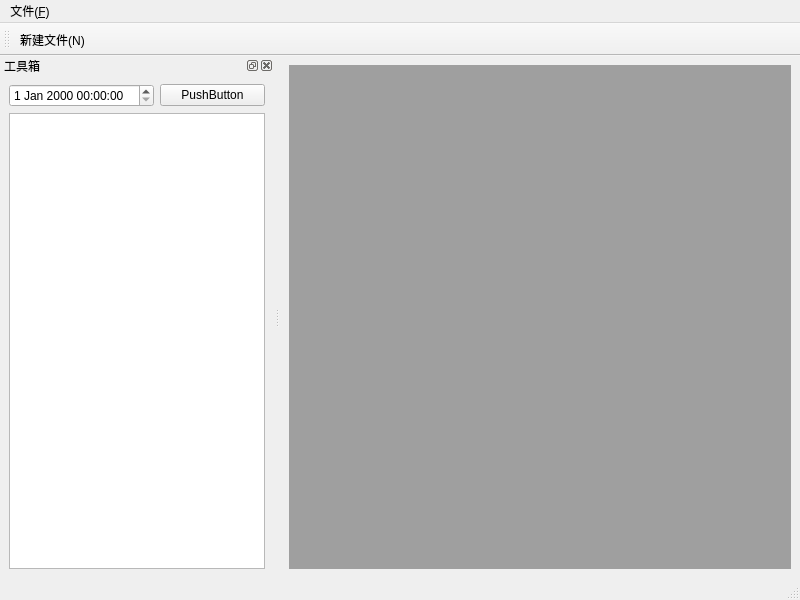
<?xml version="1.0" encoding="UTF-8"?>
<ui version="4.0">
 <class>MainWindow</class>
 <widget class="QMainWindow" name="MainWindow">
  <property name="geometry">
   <rect>
    <x>0</x>
    <y>0</y>
    <width>800</width>
    <height>600</height>
   </rect>
  </property>
  <property name="windowTitle">
   <string>MainWindow</string>
  </property>
  <widget class="QWidget" name="centralwidget">
   <layout class="QVBoxLayout" name="verticalLayout">
    <item>
     <widget class="QMdiArea" name="mdiArea"/>
    </item>
   </layout>
  </widget>
  <widget class="QMenuBar" name="menuBar">
   <property name="geometry">
    <rect>
     <x>0</x>
     <y>0</y>
     <width>800</width>
     <height>21</height>
    </rect>
   </property>
   <widget class="QMenu" name="menu_F">
    <property name="title">
     <string>文件(&amp;F)</string>
    </property>
    <addaction name="action_New"/>
   </widget>
   <addaction name="menu_F"/>
  </widget>
  <widget class="QStatusBar" name="statusbar"/>
  <widget class="QToolBar" name="mainToolBar">
   <property name="windowTitle">
    <string>toolBar</string>
   </property>
   <attribute name="toolBarArea">
    <enum>TopToolBarArea</enum>
   </attribute>
   <attribute name="toolBarBreak">
    <bool>false</bool>
   </attribute>
   <addaction name="action_New"/>
  </widget>
  <widget class="QDockWidget" name="dockWidget">
   <property name="windowTitle">
    <string>工具箱</string>
   </property>
   <attribute name="dockWidgetArea">
    <number>1</number>
   </attribute>
   <widget class="QWidget" name="dockWidgetContents_2">
    <layout class="QVBoxLayout" name="verticalLayout_2">
     <item>
      <layout class="QHBoxLayout" name="horizontalLayout">
       <item>
        <widget class="QDateTimeEdit" name="dateTimeEdit"/>
       </item>
       <item>
        <widget class="QPushButton" name="pushButton">
         <property name="text">
          <string>PushButton</string>
         </property>
        </widget>
       </item>
      </layout>
     </item>
     <item>
      <widget class="QTextEdit" name="textEdit"/>
     </item>
    </layout>
   </widget>
  </widget>
  <action name="action_New">
   <property name="icon">
    <iconset resource="myimages.qrc">
     <normaloff>:/images/new.png</normaloff>:/images/new.png</iconset>
   </property>
   <property name="text">
    <string>新建文件(&amp;N)</string>
   </property>
   <property name="shortcut">
    <string>Ctrl+N</string>
   </property>
  </action>
 </widget>
 <resources>
  <include location="myimages.qrc"/>
 </resources>
 <connections/>
</ui>
